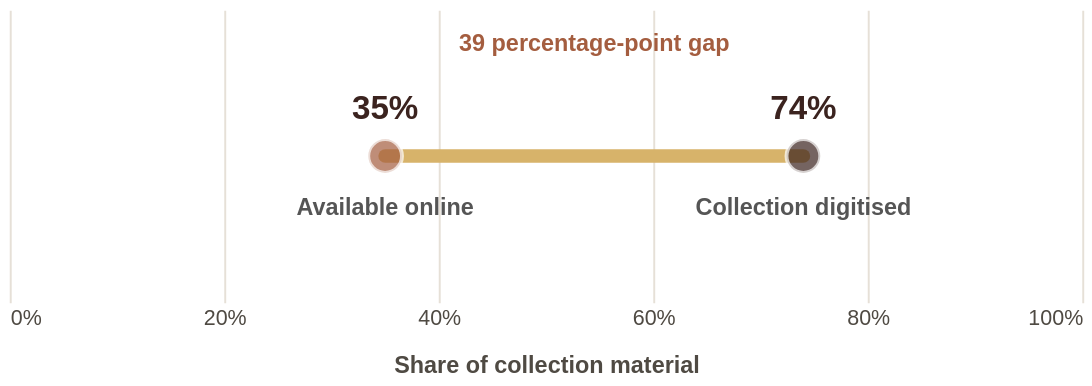

Write the Vega-Lite specification saved for this chart.
### Vega-Lite specification from a JSON file in a GitHub repository (floating-point values rounded to 4 significant figures)
{"$schema": "https://vega.github.io/schema/vega-lite/v5.json", "width": 550, "height": 150, "layer": [{"data": {"values": [{"start": 35, "end": 74}]}, "mark": {"type": "rule", "strokeWidth": 7, "strokeCap": "round", "color": "#d7b36a"}, "encoding": {"x": {"field": "start", "type": "quantitative", "scale": {"domain": [0, 100]}, "axis": {"title": "Share of collection material", "titleFontSize": 12, "titlePadding": 14, "labelFontSize": 11, "values": [0, 20, 40, 60, 80, 100], "labelExpr": "datum.value + '%'", "grid": true, "gridColor": "#e6e0d7", "domain": false, "ticks": false}}, "x2": {"field": "end"}, "y": {"datum": "Collection access", "type": "nominal", "axis": null}}}, {"data": {"values": [{"measure": "Available online", "value": 35}, {"measure": "Collection digitised", "value": 74}]}, "mark": {"type": "point", "filled": true, "size": 300, "stroke": "#ffffff", "strokeWidth": 2}, "encoding": {"x": {"field": "value", "type": "quantitative", "scale": {"domain": [0, 100]}}, "y": {"datum": "Collection access", "type": "nominal", "axis": null}, "color": {"field": "measure", "type": "nominal", "scale": {"domain": ["Available online", "Collection digitised"], "range": ["#a45d3f", "#3b231f"]}, "legend": null}, "tooltip": [{"field": "measure", "type": "nominal", "title": "Measure"}, {"field": "value", "type": "quantitative", "title": "Percentage", "format": ".0f"}]}}, {"data": {"values": [{"measure": "Available online", "value": 35, "label": "35%"}, {"measure": "Collection digitised", "value": 74, "label": "74%"}]}, "mark": {"type": "text", "dy": -24, "fontSize": 17, "fontWeight": "bold", "color": "#3b231f"}, "encoding": {"x": {"field": "value", "type": "quantitative", "scale": {"domain": [0, 100]}}, "y": {"datum": "Collection access", "type": "nominal", "axis": null}, "text": {"field": "label"}}}, {"data": {"values": [{"value": 35, "label": "Available online"}, {"value": 74, "label": "Collection digitised"}]}, "mark": {"type": "text", "dy": 26, "fontSize": 12, "fontWeight": "bold", "color": "#555555"}, "encoding": {"x": {"field": "value", "type": "quantitative", "scale": {"domain": [0, 100]}}, "y": {"datum": "Collection access", "type": "nominal", "axis": null}, "text": {"field": "label"}}}, {"data": {"values": [{"value": 54.5, "label": "39 percentage-point gap"}]}, "mark": {"type": "text", "dy": -58, "fontSize": 12, "fontWeight": "bold", "color": "#a45d3f"}, "encoding": {"x": {"field": "value", "type": "quantitative", "scale": {"domain": [0, 100]}}, "y": {"datum": "Collection access", "type": "nominal", "axis": null}, "text": {"field": "label"}}}], "config": {"background": null, "font": "Arial", "view": {"stroke": null}, "axis": {"labelColor": "#4f4a43", "titleColor": "#4f4a43"}}}
